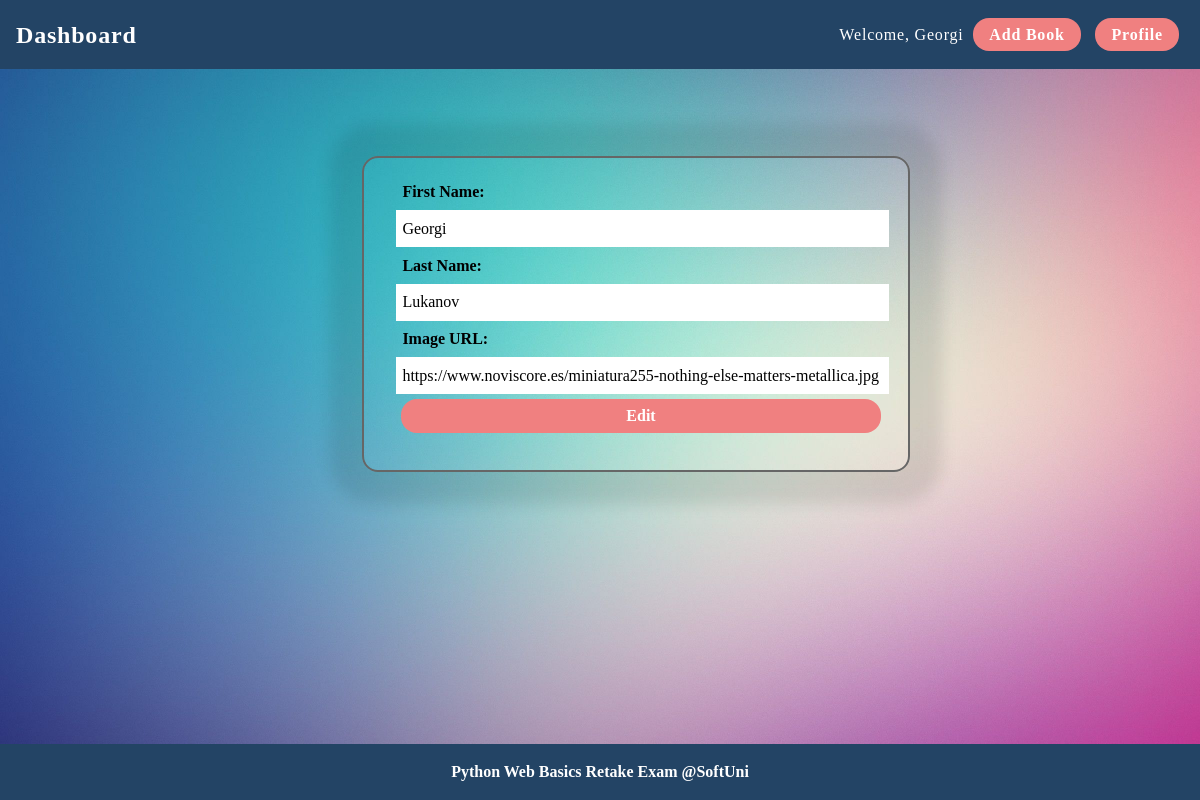
Page /profile/edit/ on the committed database.
### Online_Library_remake_exam/my_web/models.py (models this page shows)
class ProfileModel(models.Model):
    first_name = models.CharField(max_length=30)
    last_name = models.CharField(max_length=30)
    image_url = models.URLField()

### Online_Library_remake_exam/my_web/views.py (the view)
# urls.py: path('edit/', edit_profile, name='edit-profile'),
def edit_profile(request):
    profile = get_profile()
    if request.method == 'GET':
        form = ProfileEditForm(instance=profile)
    else:
        form = ProfileEditForm(request.POST, instance=profile)
        if form.is_valid():
            form.save()
            return redirect('details-profile')
    context = {'profile': profile, 'form': form, }
    return render(request, 'profile/edit-profile.html', context, )

### Online_Library_remake_exam/my_web/forms.py
class ProfileEditForm(ProfileBaseForm):
    pass

### Online_Library_remake_exam/my_web/views.py (called while the page is built)
def get_profile():
    return ProfileModel.objects.first()

### templates/profile/edit-profile.html (shortened to what this page needs)
{% extends 'base.html' %}
{% block content %}
    <section id="edit-profile-page" class="edit">
        <form id="edit-form" action="{% url 'edit-profile' %}" method="post">
            <fieldset>
                {{ form }}
                <input class="button submit" type="submit" value="Edit">
            </fieldset>
        </form>
    </section>
{% endblock %}

### templates/base.html (shortened to what this page needs)
{% load static %}
<!DOCTYPE html>
<html lang="en">
<head>
    <link rel="stylesheet" href="{% static 'css/styles.css' %}">
</head>
<body>
<div id="container">
    <header id="site-header">
        <nav class="navbar">
            <section class="navbar-dashboard">
                <a href="{% url 'index' %}">Dashboard</a>
                <div id="user">
                    {% if profile %}
                    <span>Welcome, {{ profile.first_name }}</span>
                    <a class="button" href="{% url 'add-book' %}">Add Book</a>
                    <a class="button" href="{% url 'details-profile' %}">Profile</a>
                    {% endif %}
                </div>
            </section>
        </nav>
    </header>
    {% block content %}{% endblock %}
    <footer id="site-footer">
        <p>Python Web Basics Retake Exam @SoftUni</p>
    </footer>
</div>
</body>
</html>

### staticfiles/css/typography.css (style rules this page uses)
html { font: 12px/1.5 "PT Sans", "PT Serif Caption", "PT Serif"; }
@media screen and (min-width: 500px) { html { font-size: 14px; } }
@media screen and (min-width: 700px) { html { font-size: 16px; } }
body, table, th, td, form, input, textarea, option, select { font: inherit; }

### staticfiles/css/forms.css (style rules this page uses)
body { background: #FFF; padding: 1rem; }
form { max-width: 30rem; }
form, form fieldset, form legend, form label, form input, form select { display: block; width: 100%; border: none; padding: 0.4rem; }
form fieldset { border: 2px solid #666; border-radius: 1rem; box-shadow: 0 0 1rem 2rem rgba(0, 0, 0, 0.1); }
form fieldset { padding: 1em 2em 2em 2em; position: relative; }
form label { font-weight: bold; }

### staticfiles/css/navigation.css (style rules this page uses)
nav.navbar { display: flex; flex-wrap: wrap; justify-content: flex-end; align-self: center; letter-spacing: 0.05rem; background: #234465; padding: 0.8rem 1rem; color: white; }
#site-header > nav > section.navbar-dashboard > a { list-style: none; text-decoration: none; align-self: center; font-weight: bold; font-size: 1.5rem; color: white; }
.navbar-dashboard { display: flex; justify-content: space-between; width: 100vw; }

### staticfiles/css/all.css (style rules this page uses)
body { background-image: url("../images/background.jpg"); padding: 0; margin: 0; height: 100%; background-position: center; background-repeat: no-repeat; background-size: cover; }
#container { width: 100%; margin: 0 auto; display: flex; flex-direction: column; min-height: 100vh; padding: 0; }
.login form, .register form, .create form, .edit form { margin: 5rem auto; }
.button { display: inline-block; padding: 0.3rem 1rem; border-radius: 1rem; text-decoration: none; font-weight: bold; background: lightcoral; color: rgb(255, 255, 255); border: none; font-size: 1rem; cursor: pointer; text-align: center; margin: 5px; }
a { text-decoration: none; display: inline-block; }
footer { margin-top: auto; text-align: center; background: #234465; }
footer p { padding: 1rem 0; font-weight: bold; margin: 0; color: white; }

### rows in the picture
ProfileModel: first_name "Georgi", last_name "Lukanov", image_url "https://www.noviscore.es/miniatura255-nothing-else-matters-metallica.jpg"
